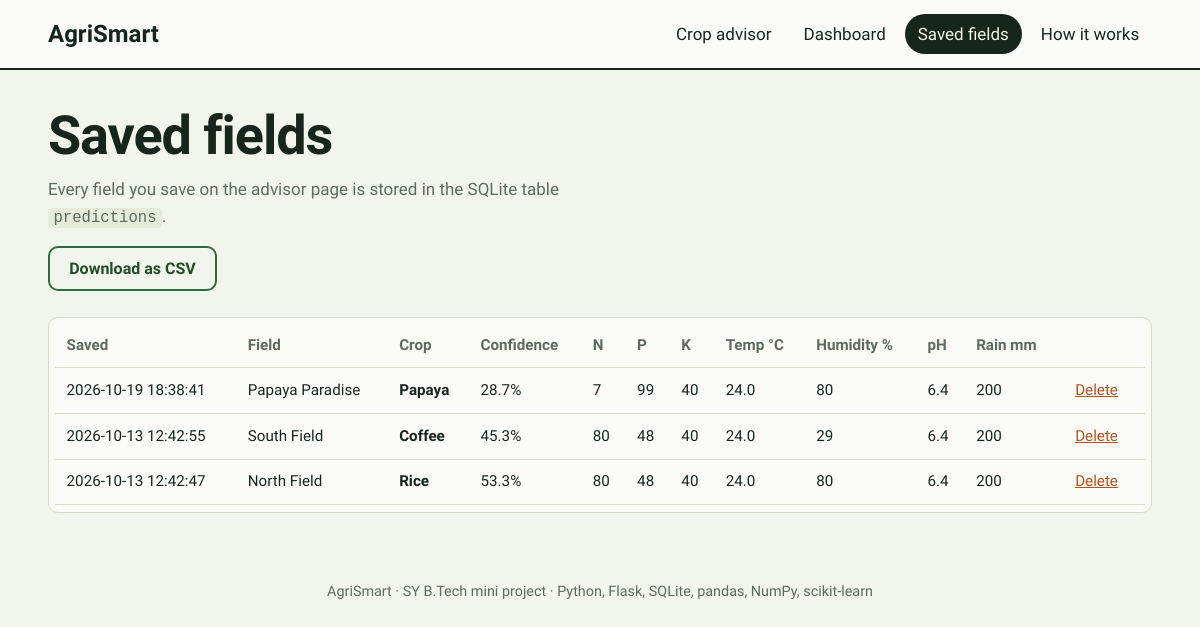
The app's page /history with its own data.
### tables this page shows
CREATE TABLE predictions(
            id INTEGER PRIMARY KEY AUTOINCREMENT,
            created_at TEXT DEFAULT (datetime('now','localtime')),
            field_name TEXT,
            N REAL, P REAL, K REAL, temperature REAL, humidity REAL,
            ph REAL, rainfall REAL, crop TEXT, confidence REAL);

### app.py (the view)
@app.route("/history")
def history():
    df = db.history_df()
    return render_template("history.html", rows=df.to_dict("records"))

### database.py (called while the page is built)
def conn():
    c = sqlite3.connect(DB_PATH)
    c.row_factory = sqlite3.Row
    return c

def history_df():
    with conn() as c:
        return pd.read_sql_query("SELECT * FROM predictions ORDER BY id DESC", c)

### templates/history.html (shortened to what this page needs)
{% extends "base.html" %}
{% block content %}
<section class="page-head">
  <h1>Saved fields</h1>
  <p>Every field you save on the advisor page is stored in the SQLite table <code>predictions</code>.</p>
  {% if rows %}<a class="btn ghost" href="{{ url_for('history_csv') }}">Download as CSV</a>{% endif %}
</section>
{% if rows %}
<div class="table-wrap panel">
<table>
  <thead><tr><th>Saved</th><th>Field</th><th>Crop</th><th>Confidence</th><th>N</th><th>P</th><th>K</th><th>Temp °C</th><th>Humidity %</th><th>pH</th><th>Rain mm</th><th></th></tr></thead>
  <tbody>
  {% for r in rows %}
    <tr id="row-{{ r.id }}">
      <td>{{ r.created_at }}</td><td>{{ r.field_name }}</td><td><strong>{{ r.crop }}</strong></td>
      <td>{{ r.confidence }}%</td><td>{{ r.N|round|int }}</td><td>{{ r.P|round|int }}</td><td>{{ r.K|round|int }}</td>
      <td>{{ r.temperature }}</td><td>{{ r.humidity|round|int }}</td><td>{{ r.ph }}</td><td>{{ r.rainfall|round|int }}</td>
      <td><button class="link-btn" data-del="{{ r.id }}" aria-label="Delete {{ r.field_name }}">Delete</button></td>
    </tr>
  {% endfor %}
  </tbody>
</table>
</div>
{% else %}
<div class="panel empty-state">
  <h2>No saved fields yet</h2>
  <p>Describe a field on the advisor page and press “Save this field”.</p>
  <a class="btn" href="{{ url_for('home') }}">Open crop advisor</a>
</div>
{% endif %}
{% endblock %}

### static/css/style.css (style rules this page uses)
:root { --paper:#F2F5EC; --card:#FBFCF8; --ink:#17261C; --muted:#5C6B5F; --line:#D3DBC8; --leaf:#2E6B3A; --leaf-dark:#1F4D29; --straw:#E0B64B; --soil:#5B3F2A; --warn:#B4531F; --r:10px; }
* { box-sizing:border-box }
html { scroll-behavior:smooth }
body { margin:0;background:var(--paper);color:var(--ink);font:400 17px/1.55 'Source Sans 3',system-ui,sans-serif }
h1,h2,h3,.brand { font-family:'Bricolage Grotesque',system-ui,sans-serif;line-height:1.1;margin:0 }
h1 { font-size:clamp(2rem,4.5vw,3.4rem);font-weight:700;letter-spacing:-.02em;max-width:18ch }
code { background:#E4EBD9;padding:.05em .35em;border-radius:4px;font-size:.92em }
a { color:var(--leaf-dark) }
.panel { background:var(--card);border:1px solid var(--line);border-radius:var(--r);padding:1.4rem }
.btn { background:var(--leaf);color:#fff;border:0;border-radius:var(--r);padding:.7rem 1.2rem;font:600 1rem 'Source Sans 3',sans-serif;cursor:pointer;text-decoration:none;display:inline-block }
.btn.ghost { background:transparent;color:var(--leaf-dark);border:2px solid var(--leaf) }
.link-btn { background:none;border:0;color:var(--warn);cursor:pointer;font:inherit;text-decoration:underline }
.page-head { margin-bottom:1.6rem }
.page-head p { color:var(--muted);max-width:60ch;margin:.7rem 0 1rem }
.table-wrap { overflow-x:auto;padding:.4rem }
table { border-collapse:collapse;width:100%;font-size:.95rem }
th,td { padding:.6rem .7rem;text-align:left;border-bottom:1px solid var(--line);white-space:nowrap }
th { font-weight:600;color:var(--muted) }

### records on screen
predictions: created_at "2026-10-19 18:38:41", field_name "Papaya Paradise", crop "Papaya", confidence "28.7", N "7", P "99", K "40", temperature "24.0", humidity "80", ph "6.4", rainfall "200"
predictions: created_at "2026-10-13 12:42:55", field_name "South Field", crop "Coffee", confidence "45.3", N "80", P "48", K "40", temperature "24.0", humidity "29", ph "6.4", rainfall "200"
predictions: created_at "2026-10-13 12:42:47", field_name "North Field", crop "Rice", confidence "53.3", N "80", P "48", K "40", temperature "24.0", humidity "80", ph "6.4", rainfall "200"
